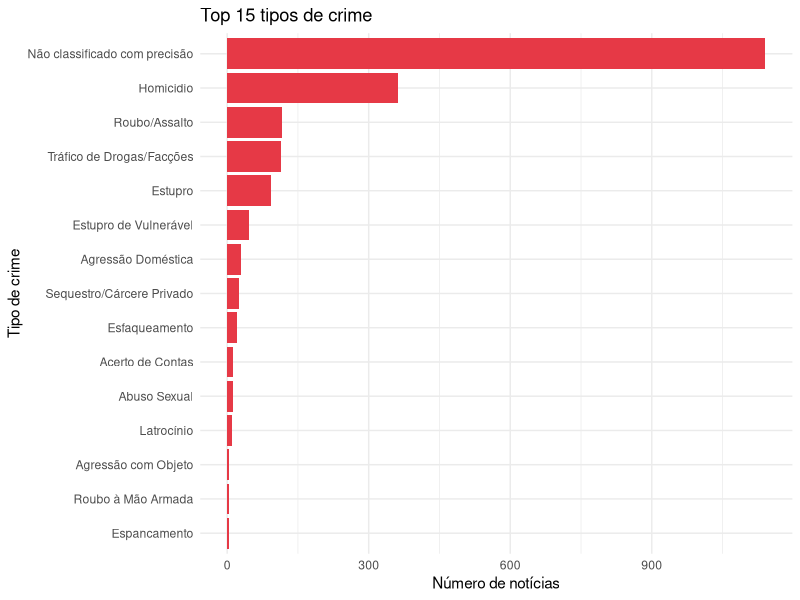
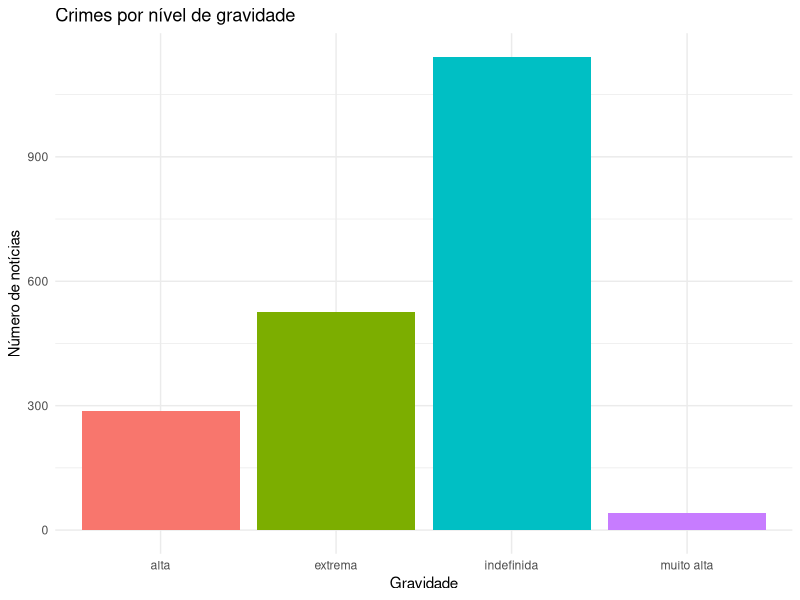
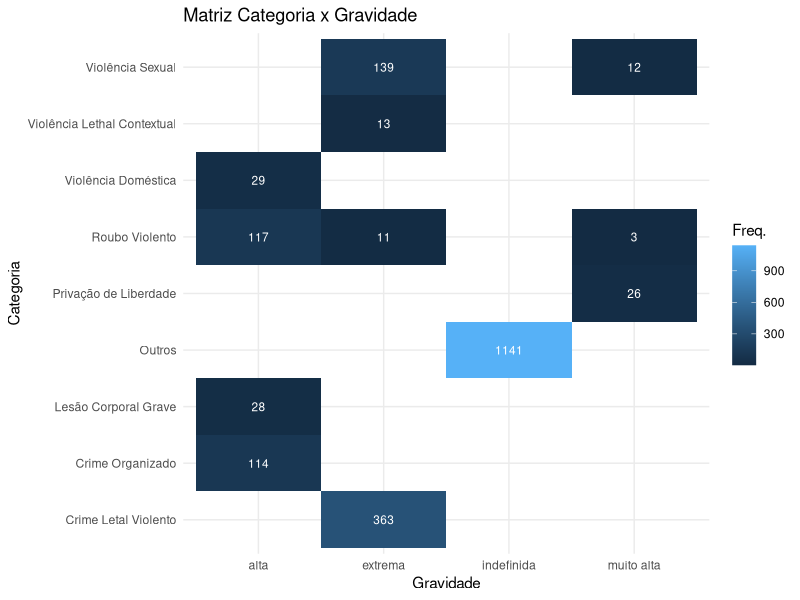
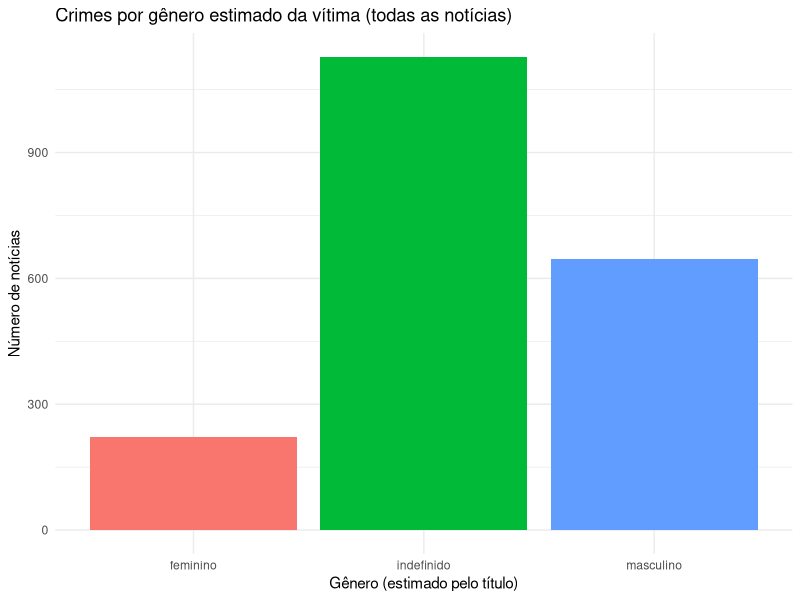
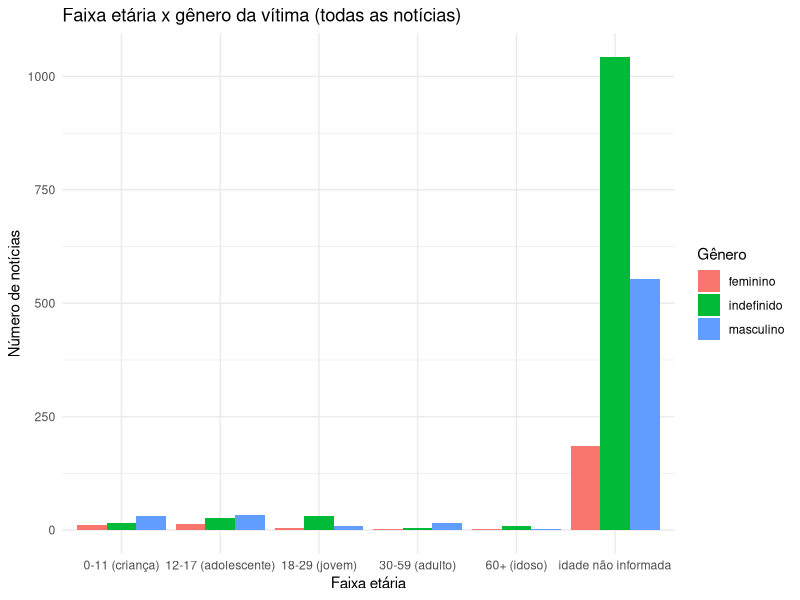
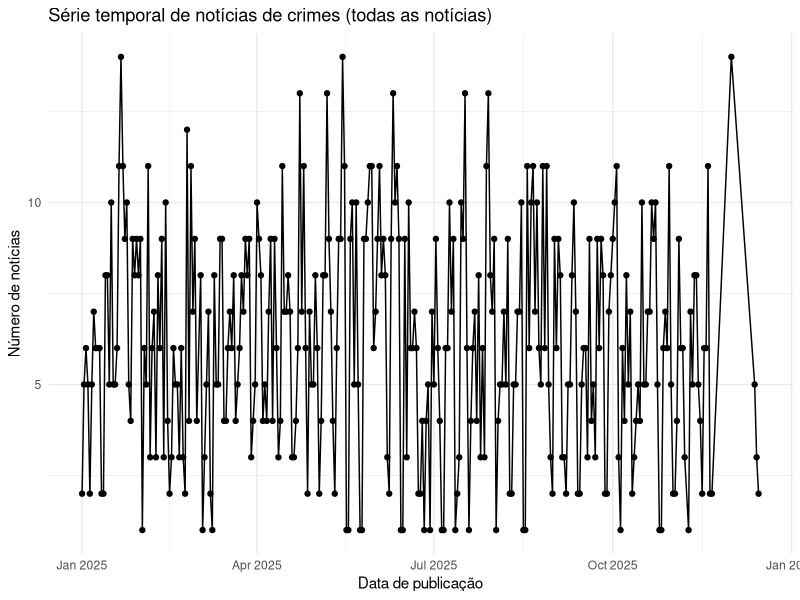
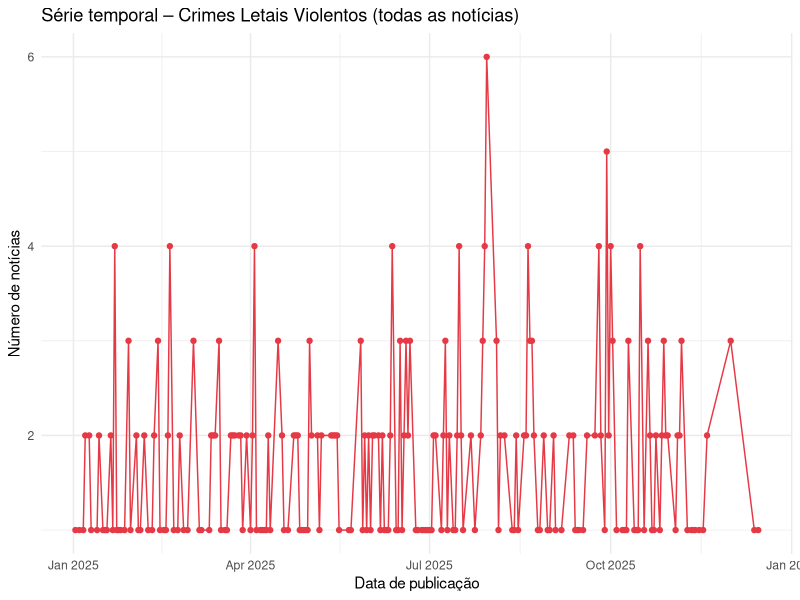
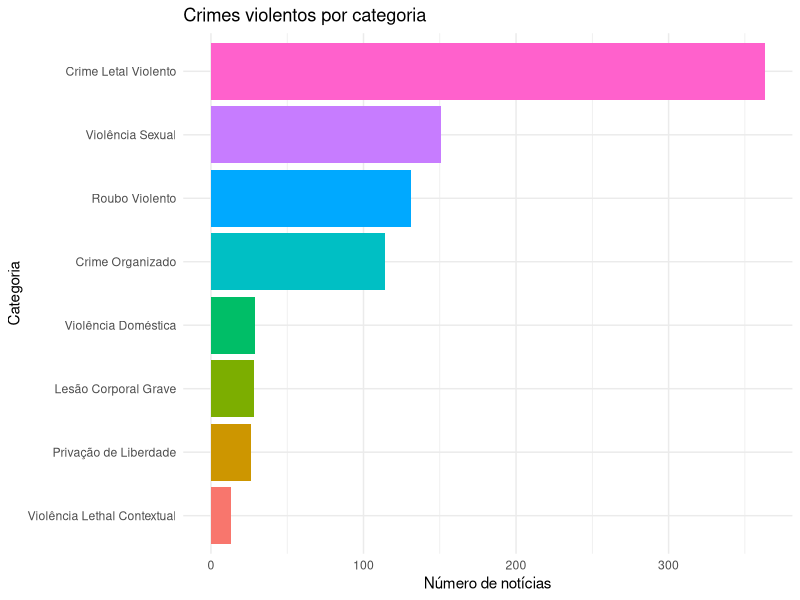

These figures' R source, in order:
## ---- chunk 1
knitr::opts_chunk$set(echo = FALSE, message = FALSE, warning = FALSE)
library(dplyr)
library(readr)
library(ggplot2)
library(lubridate)
library(forcats)
library(scales)

df <- read_csv("data/processed/crimes_classificados.csv", show_col_types = FALSE)

df <- df %>%
  mutate(
    data_publicacao = as.Date(data_publicacao),
    mes_ano = floor_date(data_publicacao, "month")
  )
## ---- chunk 2
n_total   <- nrow(df)
periodo_i <- min(df$data_publicacao, na.rm = TRUE)
periodo_f <- max(df$data_publicacao, na.rm = TRUE)

cat("Período analisado:", format(periodo_i, "%d/%m/%Y"), "a", format(periodo_f, "%d/%m/%Y"), "\n\n")
cat("Total de notícias de crimes analisadas:", n_total, "\n\n")

tab_cat <- df %>%
  count(categoria, sort = TRUE) %>%
  mutate(pct = round(100 * n / sum(n), 1))

cat("Principais categorias de crime (por frequência):\n\n")
knitr::kable(tab_cat, align = "lrr")
## ---- chunk 3
tab_tipo <- df %>%
  count(tipo_principal, sort = TRUE) %>%
  mutate(pct = round(100 * n / sum(n), 1))

knitr::kable(head(tab_tipo, 15), caption = "Top 15 tipos de crime", align = "lrr")
## ---- chunk 4
df %>%
  count(tipo_principal, sort = TRUE) %>%
  slice_max(n, n = 15) %>%
  mutate(tipo_principal = fct_reorder(tipo_principal, n)) %>%
  ggplot(aes(x = tipo_principal, y = n)) +
  geom_col(fill = "#E63946") +
  coord_flip() +
  labs(
    title = "Top 15 tipos de crime",
    x = "Tipo de crime",
    y = "Número de notícias"
  ) +
  theme_minimal()
## ---- chunk 5
tab_grav <- df %>%
  count(gravidade, sort = FALSE) %>%
  mutate(pct = round(100 * n / sum(n), 1))

knitr::kable(tab_grav, caption = "Distribuição por nível de gravidade", align = "lrr")
## ---- chunk 6
df %>%
  count(gravidade) %>%
  ggplot(aes(x = gravidade, y = n, fill = gravidade)) +
  geom_col() +
  labs(
    title = "Crimes por nível de gravidade",
    x = "Gravidade",
    y = "Número de notícias"
  ) +
  theme_minimal() +
  theme(legend.position = "none")
## ---- chunk 7
df %>%
  count(categoria, gravidade) %>%
  ggplot(aes(x = gravidade, y = categoria, fill = n)) +
  geom_tile() +
  geom_text(aes(label = n), color = "white", size = 3) +
  scale_fill_continuous(name = "Freq.") +
  labs(
    title = "Matriz Categoria x Gravidade",
    x = "Gravidade",
    y = "Categoria"
  ) +
  theme_minimal()
## ---- chunk 8
df %>%
  count(genero_vitima, sort = TRUE) %>%
  knitr::kable(caption = "Distribuição por gênero estimado da vítima (todas as notícias)", align = "lr")
## ---- chunk 9
df %>%
  count(genero_vitima) %>%
  ggplot(aes(x = genero_vitima, y = n, fill = genero_vitima)) +
  geom_col() +
  labs(
    title = "Crimes por gênero estimado da vítima (todas as notícias)",
    x = "Gênero (estimado pelo título)",
    y = "Número de notícias"
  ) +
  theme_minimal() +
  theme(legend.position = "none")
## ---- chunk 10
df %>%
  filter(!is.na(faixa_etaria)) %>%
  count(faixa_etaria, genero_vitima) %>%
  ggplot(aes(x = faixa_etaria, y = n, fill = genero_vitima)) +
  geom_col(position = "dodge") +
  labs(
    title = "Faixa etária x gênero da vítima (todas as notícias)",
    x = "Faixa etária",
    y = "Número de notícias",
    fill = "Gênero"
  ) +
  theme_minimal()
## ---- chunk 11
df %>%
  filter(!is.na(data_publicacao)) %>%
  count(data_publicacao) %>%
  ggplot(aes(x = data_publicacao, y = n)) +
  geom_line() +
  geom_point() +
  labs(
    title = "Série temporal de notícias de crimes (todas as notícias)",
    x = "Data de publicação",
    y = "Número de notícias"
  ) +
  theme_minimal()
## ---- chunk 12
df %>%
  filter(!is.na(data_publicacao),
         categoria == "Crime Letal Violento") %>%
  count(data_publicacao) %>%
  ggplot(aes(x = data_publicacao, y = n)) +
  geom_line(color = "#E63946") +
  geom_point(color = "#E63946") +
  labs(
    title = "Série temporal – Crimes Letais Violentos (todas as notícias)",
    x = "Data de publicação",
    y = "Número de notícias"
  ) +
  theme_minimal()
## ---- chunk 13
df %>%
  arrange(desc(data_publicacao)) %>%
  select(data_publicacao, portal, titulo, tipo_principal, gravidade) %>%
  head(30) %>%
  rename(
    Data      = data_publicacao,
    Portal    = portal,
    Notícia   = titulo,
    `Tipo de Crime` = tipo_principal,
    Gravidade = gravidade
  ) %>%
  knitr::kable(caption = "Amostra de notícias recentes", align = "lllr")
## ---- chunk 14
viol <- df %>% 
  filter(crime_violento == TRUE) %>%
  mutate(
    eh_letal = categoria == "Crime Letal Violento"
  )

n_viol <- nrow(viol)
cat("Total de notícias classificadas como crimes violentos:", n_viol, "\n\n")
## ---- chunk 15
resumo_cat_viol <- viol %>%
  count(categoria, sort = TRUE) %>%
  mutate(pct = round(100 * n / sum(n), 1))

resumo_letal <- viol %>%
  summarise(
    n_violentos = n(),
    n_letais = sum(eh_letal, na.rm = TRUE),
    indice_letal = n_letais / n_violentos
  )

cat("Índice de letalidade (proporção de crimes letais entre violentos):\n\n")
print(resumo_letal)

cat("\nDistribuição de crimes violentos por categoria:\n\n")
knitr::kable(resumo_cat_viol, align = "lrr",
             col.names = c("Categoria", "n", "%"))
## ---- chunk 16
viol %>%
  count(categoria, sort = TRUE) %>%
  mutate(categoria = fct_reorder(categoria, n)) %>%
  ggplot(aes(x = categoria, y = n, fill = categoria)) +
  geom_col() +
  coord_flip() +
  labs(
    title = "Crimes violentos por categoria",
    x = "Categoria",
    y = "Número de notícias"
  ) +
  theme_minimal() +
  theme(legend.position = "none")
## ---- chunk 17
viol %>%
  count(genero_vitima) %>%
  ggplot(aes(x = genero_vitima, y = n, fill = genero_vitima)) +
  geom_col() +
  labs(
    title = "Crimes violentos por gênero estimado da vítima",
    x = "Gênero (estimado pelo título)",
    y = "Número de notícias"
  ) +
  theme_minimal() +
  theme(legend.position = "none")
## ---- chunk 18
viol %>%
  filter(!is.na(faixa_etaria)) %>%
  count(faixa_etaria, genero_vitima) %>%
  ggplot(aes(x = faixa_etaria, y = n, fill = genero_vitima)) +
  geom_col(position = "dodge") +
  labs(
    title = "Faixa etária x gênero da vítima (apenas crimes violentos)",
    x = "Faixa etária",
    y = "Número de notícias",
    fill = "Gênero"
  ) +
  theme_minimal()
## ---- chunk 19
viol %>%
  count(genero_vitima, tipo_principal) %>%
  group_by(genero_vitima) %>%
  mutate(pct = round(100 * n / sum(n), 1)) %>%
  ungroup() %>%
  arrange(desc(n)) %>%
  head(20) %>%
  knitr::kable(
    caption = "Top 20 combinações gênero x tipo de crime (apenas violentos)",
    align = "llrr"
  )
## ---- chunk 20
serie_viol <- viol %>%
  filter(!is.na(data_publicacao)) %>%
  count(data_publicacao)

ggplot(serie_viol, aes(x = data_publicacao, y = n)) +
  geom_line() +
  geom_point() +
  labs(
    title = "Série temporal – notícias de crimes violentos",
    x = "Data de publicação",
    y = "Número de notícias violentas"
  ) +
  theme_minimal()
## ---- chunk 21
serie_letal <- viol %>%
  filter(!is.na(data_publicacao), eh_letal) %>%
  count(data_publicacao)

ggplot(serie_letal, aes(x = data_publicacao, y = n)) +
  geom_line(color = "#E63946") +
  geom_point(color = "#E63946") +
  labs(
    title = "Série temporal – crimes letais violentos (subset de crimes violentos)",
    x = "Data de publicação",
    y = "Número de notícias letais"
  ) +
  theme_minimal()
## ---- chunk 22
indice_letal_mensal <- viol %>%
  group_by(mes_ano) %>%
  summarise(
    n_violentos = n(),
    n_letais = sum(eh_letal, na.rm = TRUE),
    indice_letal = n_letais / n_violentos,
    .groups = "drop"
  )

ggplot(indice_letal_mensal, aes(x = mes_ano, y = indice_letal)) +
  geom_line(color = "#1D3557") +
  geom_point(color = "#1D3557") +
  scale_y_continuous(labels = scales::percent_format(accuracy = 1)) +
  labs(
    title = "Índice de letalidade (proporção de crimes letais entre violentos)",
    x = "Mês/ano",
    y = "Índice de letalidade"
  ) +
  theme_minimal()
